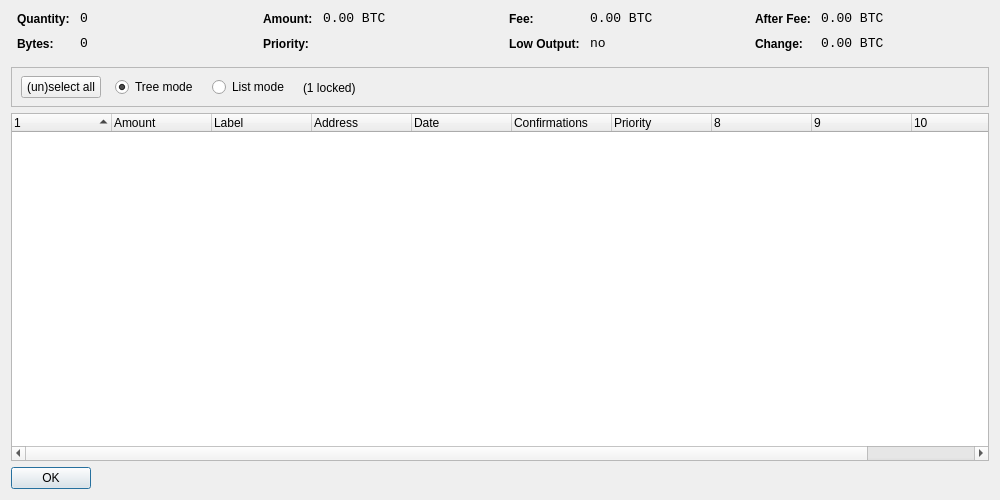
<?xml version="1.0" encoding="UTF-8"?>
<ui version="4.0">
 <class>CoinControlDialog</class>
 <widget class="QDialog" name="CoinControlDialog">
  <property name="geometry">
   <rect>
    <x>0</x>
    <y>0</y>
    <width>1000</width>
    <height>500</height>
   </rect>
  </property>
  <property name="windowTitle">
   <string>Coin Control</string>
  </property>
  <property name="styleSheet">
   <string notr="true">color: rgb(0, 0, 0);</string>
  </property>
  <layout class="QVBoxLayout" name="verticalLayout">
   <item>
    <layout class="QHBoxLayout" name="horizontalLayoutTop" stretch="0,0,0,0">
     <property name="topMargin">
      <number>0</number>
     </property>
     <property name="bottomMargin">
      <number>10</number>
     </property>
     <item>
      <layout class="QFormLayout" name="formLayoutCoinControl1">
       <property name="horizontalSpacing">
        <number>10</number>
       </property>
       <property name="verticalSpacing">
        <number>10</number>
       </property>
       <property name="leftMargin">
        <number>6</number>
       </property>
       <property name="rightMargin">
        <number>6</number>
       </property>
       <item row="0" column="0">
        <widget class="QLabel" name="labelCoinControlQuantityText">
         <property name="styleSheet">
          <string notr="true">font-weight:bold;</string>
         </property>
         <property name="text">
          <string>Quantity:</string>
         </property>
        </widget>
       </item>
       <item row="0" column="1">
        <widget class="QLabel" name="labelCoinControlQuantity">
         <property name="font">
          <font>
           <family>Monospace</family>
           <pointsize>10</pointsize>
          </font>
         </property>
         <property name="cursor">
          <cursorShape>IBeamCursor</cursorShape>
         </property>
         <property name="contextMenuPolicy">
          <enum>Qt::ActionsContextMenu</enum>
         </property>
         <property name="text">
          <string notr="true">0</string>
         </property>
         <property name="textInteractionFlags">
          <set>Qt::LinksAccessibleByMouse|Qt::TextSelectableByKeyboard|Qt::TextSelectableByMouse</set>
         </property>
        </widget>
       </item>
       <item row="1" column="0">
        <widget class="QLabel" name="labelCoinControlBytesText">
         <property name="styleSheet">
          <string notr="true">font-weight:bold;</string>
         </property>
         <property name="text">
          <string>Bytes:</string>
         </property>
        </widget>
       </item>
       <item row="1" column="1">
        <widget class="QLabel" name="labelCoinControlBytes">
         <property name="font">
          <font>
           <family>Monospace</family>
           <pointsize>10</pointsize>
          </font>
         </property>
         <property name="cursor">
          <cursorShape>IBeamCursor</cursorShape>
         </property>
         <property name="contextMenuPolicy">
          <enum>Qt::ActionsContextMenu</enum>
         </property>
         <property name="text">
          <string notr="true">0</string>
         </property>
         <property name="textInteractionFlags">
          <set>Qt::LinksAccessibleByMouse|Qt::TextSelectableByKeyboard|Qt::TextSelectableByMouse</set>
         </property>
        </widget>
       </item>
      </layout>
     </item>
     <item>
      <layout class="QFormLayout" name="formLayoutCoinControl2">
       <property name="horizontalSpacing">
        <number>10</number>
       </property>
       <property name="verticalSpacing">
        <number>10</number>
       </property>
       <property name="leftMargin">
        <number>6</number>
       </property>
       <property name="rightMargin">
        <number>6</number>
       </property>
       <item row="0" column="0">
        <widget class="QLabel" name="labelCoinControlAmountText">
         <property name="styleSheet">
          <string notr="true">font-weight:bold;</string>
         </property>
         <property name="text">
          <string>Amount:</string>
         </property>
        </widget>
       </item>
       <item row="0" column="1">
        <widget class="QLabel" name="labelCoinControlAmount">
         <property name="font">
          <font>
           <family>Monospace</family>
           <pointsize>10</pointsize>
          </font>
         </property>
         <property name="cursor">
          <cursorShape>IBeamCursor</cursorShape>
         </property>
         <property name="contextMenuPolicy">
          <enum>Qt::ActionsContextMenu</enum>
         </property>
         <property name="text">
          <string notr="true">0.00 BTC</string>
         </property>
         <property name="textInteractionFlags">
          <set>Qt::LinksAccessibleByMouse|Qt::TextSelectableByKeyboard|Qt::TextSelectableByMouse</set>
         </property>
        </widget>
       </item>
       <item row="1" column="0">
        <widget class="QLabel" name="labelCoinControlPriorityText">
         <property name="styleSheet">
          <string notr="true">font-weight:bold;</string>
         </property>
         <property name="text">
          <string>Priority:</string>
         </property>
        </widget>
       </item>
       <item row="1" column="1">
        <widget class="QLabel" name="labelCoinControlPriority">
         <property name="font">
          <font>
           <family>Monospace</family>
           <pointsize>10</pointsize>
          </font>
         </property>
         <property name="cursor">
          <cursorShape>IBeamCursor</cursorShape>
         </property>
         <property name="contextMenuPolicy">
          <enum>Qt::ActionsContextMenu</enum>
         </property>
         <property name="text">
          <string/>
         </property>
         <property name="textInteractionFlags">
          <set>Qt::LinksAccessibleByMouse|Qt::TextSelectableByKeyboard|Qt::TextSelectableByMouse</set>
         </property>
        </widget>
       </item>
      </layout>
     </item>
     <item>
      <layout class="QFormLayout" name="formLayoutCoinControl3">
       <property name="horizontalSpacing">
        <number>10</number>
       </property>
       <property name="verticalSpacing">
        <number>10</number>
       </property>
       <property name="leftMargin">
        <number>6</number>
       </property>
       <property name="rightMargin">
        <number>6</number>
       </property>
       <item row="0" column="0">
        <widget class="QLabel" name="labelCoinControlFeeText">
         <property name="styleSheet">
          <string notr="true">font-weight:bold;</string>
         </property>
         <property name="text">
          <string>Fee:</string>
         </property>
        </widget>
       </item>
       <item row="0" column="1">
        <widget class="QLabel" name="labelCoinControlFee">
         <property name="font">
          <font>
           <family>Monospace</family>
           <pointsize>10</pointsize>
          </font>
         </property>
         <property name="cursor">
          <cursorShape>IBeamCursor</cursorShape>
         </property>
         <property name="contextMenuPolicy">
          <enum>Qt::ActionsContextMenu</enum>
         </property>
         <property name="text">
          <string notr="true">0.00 BTC</string>
         </property>
         <property name="textInteractionFlags">
          <set>Qt::LinksAccessibleByMouse|Qt::TextSelectableByKeyboard|Qt::TextSelectableByMouse</set>
         </property>
        </widget>
       </item>
       <item row="1" column="0">
        <widget class="QLabel" name="labelCoinControlLowOutputText">
         <property name="enabled">
          <bool>false</bool>
         </property>
         <property name="styleSheet">
          <string notr="true">font-weight:bold;</string>
         </property>
         <property name="text">
          <string>Low Output:</string>
         </property>
        </widget>
       </item>
       <item row="1" column="1">
        <widget class="QLabel" name="labelCoinControlLowOutput">
         <property name="enabled">
          <bool>false</bool>
         </property>
         <property name="font">
          <font>
           <family>Monospace</family>
           <pointsize>10</pointsize>
          </font>
         </property>
         <property name="cursor">
          <cursorShape>IBeamCursor</cursorShape>
         </property>
         <property name="contextMenuPolicy">
          <enum>Qt::ActionsContextMenu</enum>
         </property>
         <property name="text">
          <string>no</string>
         </property>
         <property name="textInteractionFlags">
          <set>Qt::LinksAccessibleByMouse|Qt::TextSelectableByKeyboard|Qt::TextSelectableByMouse</set>
         </property>
        </widget>
       </item>
      </layout>
     </item>
     <item>
      <layout class="QFormLayout" name="formLayoutCoinControl4">
       <property name="horizontalSpacing">
        <number>10</number>
       </property>
       <property name="verticalSpacing">
        <number>10</number>
       </property>
       <property name="leftMargin">
        <number>6</number>
       </property>
       <property name="rightMargin">
        <number>6</number>
       </property>
       <item row="0" column="0">
        <widget class="QLabel" name="labelCoinControlAfterFeeText">
         <property name="styleSheet">
          <string notr="true">font-weight:bold;</string>
         </property>
         <property name="text">
          <string>After Fee:</string>
         </property>
        </widget>
       </item>
       <item row="0" column="1">
        <widget class="QLabel" name="labelCoinControlAfterFee">
         <property name="font">
          <font>
           <family>Monospace</family>
           <pointsize>10</pointsize>
          </font>
         </property>
         <property name="cursor">
          <cursorShape>IBeamCursor</cursorShape>
         </property>
         <property name="contextMenuPolicy">
          <enum>Qt::ActionsContextMenu</enum>
         </property>
         <property name="text">
          <string notr="true">0.00 BTC</string>
         </property>
         <property name="textInteractionFlags">
          <set>Qt::LinksAccessibleByMouse|Qt::TextSelectableByKeyboard|Qt::TextSelectableByMouse</set>
         </property>
        </widget>
       </item>
       <item row="1" column="0">
        <widget class="QLabel" name="labelCoinControlChangeText">
         <property name="enabled">
          <bool>false</bool>
         </property>
         <property name="styleSheet">
          <string notr="true">font-weight:bold;</string>
         </property>
         <property name="text">
          <string>Change:</string>
         </property>
        </widget>
       </item>
       <item row="1" column="1">
        <widget class="QLabel" name="labelCoinControlChange">
         <property name="enabled">
          <bool>false</bool>
         </property>
         <property name="font">
          <font>
           <family>Monospace</family>
           <pointsize>10</pointsize>
          </font>
         </property>
         <property name="cursor">
          <cursorShape>IBeamCursor</cursorShape>
         </property>
         <property name="contextMenuPolicy">
          <enum>Qt::ActionsContextMenu</enum>
         </property>
         <property name="text">
          <string notr="true">0.00 BTC</string>
         </property>
         <property name="textInteractionFlags">
          <set>Qt::LinksAccessibleByMouse|Qt::TextSelectableByKeyboard|Qt::TextSelectableByMouse</set>
         </property>
        </widget>
       </item>
      </layout>
     </item>
    </layout>
   </item>
   <item>
    <widget class="QFrame" name="frame">
     <property name="minimumSize">
      <size>
       <width>0</width>
       <height>40</height>
      </size>
     </property>
     <property name="frameShape">
      <enum>QFrame::StyledPanel</enum>
     </property>
     <property name="frameShadow">
      <enum>QFrame::Sunken</enum>
     </property>
     <widget class="QWidget" name="horizontalLayoutWidget">
      <property name="geometry">
       <rect>
        <x>10</x>
        <y>0</y>
        <width>781</width>
        <height>41</height>
       </rect>
      </property>
      <layout class="QHBoxLayout" name="horizontalLayoutPanel" stretch="0,0,0,0,0">
       <property name="spacing">
        <number>14</number>
       </property>
       <item>
        <widget class="QPushButton" name="pushButtonSelectAll">
         <property name="sizePolicy">
          <sizepolicy hsizetype="Maximum" vsizetype="Fixed">
           <horstretch>0</horstretch>
           <verstretch>0</verstretch>
          </sizepolicy>
         </property>
         <property name="text">
          <string>(un)select all</string>
         </property>
        </widget>
       </item>
       <item>
        <widget class="QRadioButton" name="radioTreeMode">
         <property name="sizePolicy">
          <sizepolicy hsizetype="Maximum" vsizetype="Fixed">
           <horstretch>0</horstretch>
           <verstretch>0</verstretch>
          </sizepolicy>
         </property>
         <property name="text">
          <string>Tree mode</string>
         </property>
         <property name="checked">
          <bool>true</bool>
         </property>
        </widget>
       </item>
       <item>
        <widget class="QRadioButton" name="radioListMode">
         <property name="sizePolicy">
          <sizepolicy hsizetype="Maximum" vsizetype="Fixed">
           <horstretch>0</horstretch>
           <verstretch>0</verstretch>
          </sizepolicy>
         </property>
         <property name="text">
          <string>List mode</string>
         </property>
        </widget>
       </item>
       <item>
        <widget class="QLabel" name="labelLocked">
         <property name="text">
          <string>(1 locked)</string>
         </property>
        </widget>
       </item>
       <item>
        <spacer name="horizontalSpacer">
         <property name="orientation">
          <enum>Qt::Horizontal</enum>
         </property>
         <property name="sizeHint" stdset="0">
          <size>
           <width>40</width>
           <height>20</height>
          </size>
         </property>
        </spacer>
       </item>
      </layout>
     </widget>
    </widget>
   </item>
   <item>
    <widget class="CoinControlTreeWidget" name="treeWidget">
     <property name="contextMenuPolicy">
      <enum>Qt::CustomContextMenu</enum>
     </property>
     <property name="sortingEnabled">
      <bool>false</bool>
     </property>
     <property name="columnCount">
      <number>11</number>
     </property>
     <attribute name="headerShowSortIndicator" stdset="0">
      <bool>true</bool>
     </attribute>
     <attribute name="headerStretchLastSection">
      <bool>false</bool>
     </attribute>
     <column>
      <property name="text">
       <string/>
      </property>
     </column>
     <column>
      <property name="text">
       <string>Amount</string>
      </property>
     </column>
     <column>
      <property name="text">
       <string notr="true">Label</string>
      </property>
     </column>
     <column>
      <property name="text">
       <string>Address</string>
      </property>
     </column>
     <column>
      <property name="text">
       <string>Date</string>
      </property>
     </column>
     <column>
      <property name="text">
       <string>Confirmations</string>
      </property>
      <property name="toolTip">
       <string>Confirmed</string>
      </property>
     </column>
     <column>
      <property name="text">
       <string>Priority</string>
      </property>
     </column>
     <column>
      <property name="text">
       <string/>
      </property>
     </column>
     <column>
      <property name="text">
       <string/>
      </property>
     </column>
     <column>
      <property name="text">
       <string/>
      </property>
     </column>
     <column>
      <property name="text">
       <string/>
      </property>
     </column>
    </widget>
   </item>
   <item>
    <widget class="QDialogButtonBox" name="buttonBox">
     <property name="sizePolicy">
      <sizepolicy hsizetype="Maximum" vsizetype="Fixed">
       <horstretch>0</horstretch>
       <verstretch>0</verstretch>
      </sizepolicy>
     </property>
     <property name="orientation">
      <enum>Qt::Horizontal</enum>
     </property>
     <property name="standardButtons">
      <set>QDialogButtonBox::Ok</set>
     </property>
    </widget>
   </item>
  </layout>
 </widget>
 <customwidgets>
  <customwidget>
   <class>CoinControlTreeWidget</class>
   <extends>QTreeWidget</extends>
   <header>coincontroltreewidget.h</header>
  </customwidget>
 </customwidgets>
 <resources/>
 <connections/>
</ui>
